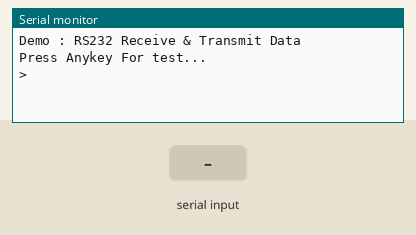
Simulated run of this sketch. Board: Arduino Uno, built with avr-gcc and run on an emulated ATmega328P. On the bench: the last lines printed to the serial monitor. The test bench sets the inputs (shaded band).

Above: at 1.2 s.
1.3 s: "1" received over Serial
At 2.5 s:
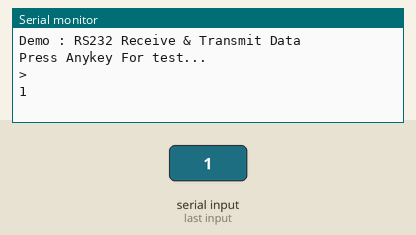
2.8 s: "0" received over Serial
At 3.6 s:
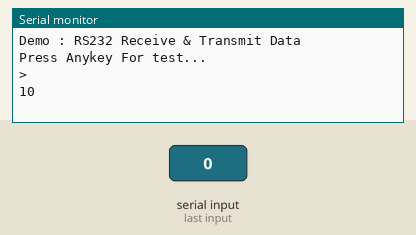

The sketch:

lab1_2.ino
```cpp
int ReadByte = 0;
void setup() {
      Serial.begin(19200);
      Serial.flush();
      Serial.println("Demo : RS232 Receive & Transmit Data");
      Serial.println("Press Anykey For test...");
      Serial.println(">");
}
void loop() {
  // put your main code here, to run repeatedly:

      if(Serial.available()>0){
        ReadByte = Serial.read();
        Serial.print((char)ReadByte);
        if(ReadByte==0x0D){
          Serial.println();
          Serial.println(">");

        }
        }

}
```

Measured:
- after the input at 1.3 s, the serial monitor: prints a new line at once (image 1)
- after the input at 2.8 s, the serial monitor: prints a new line at once (image 2)
